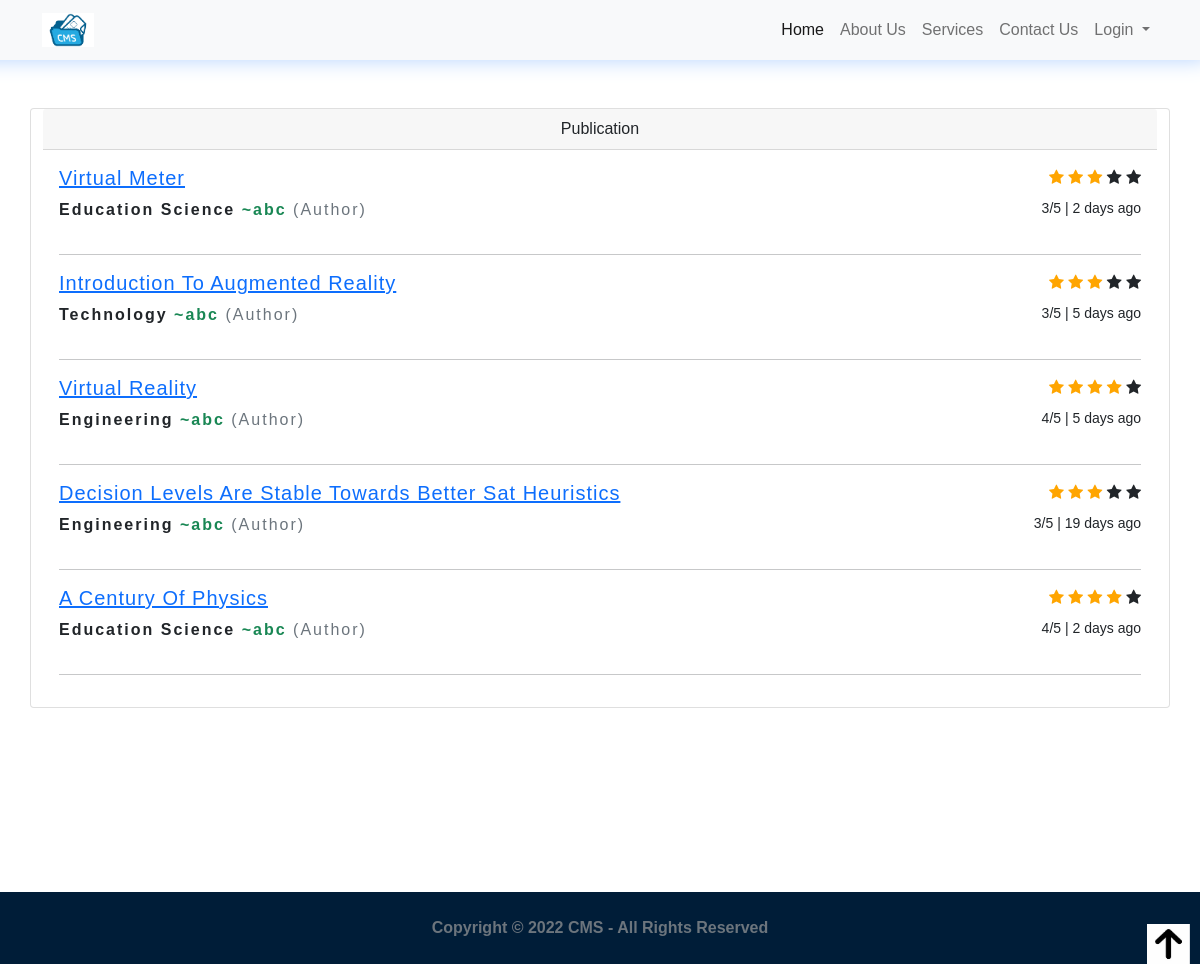
/view-publish/, run on an earlier commit of the app's database.
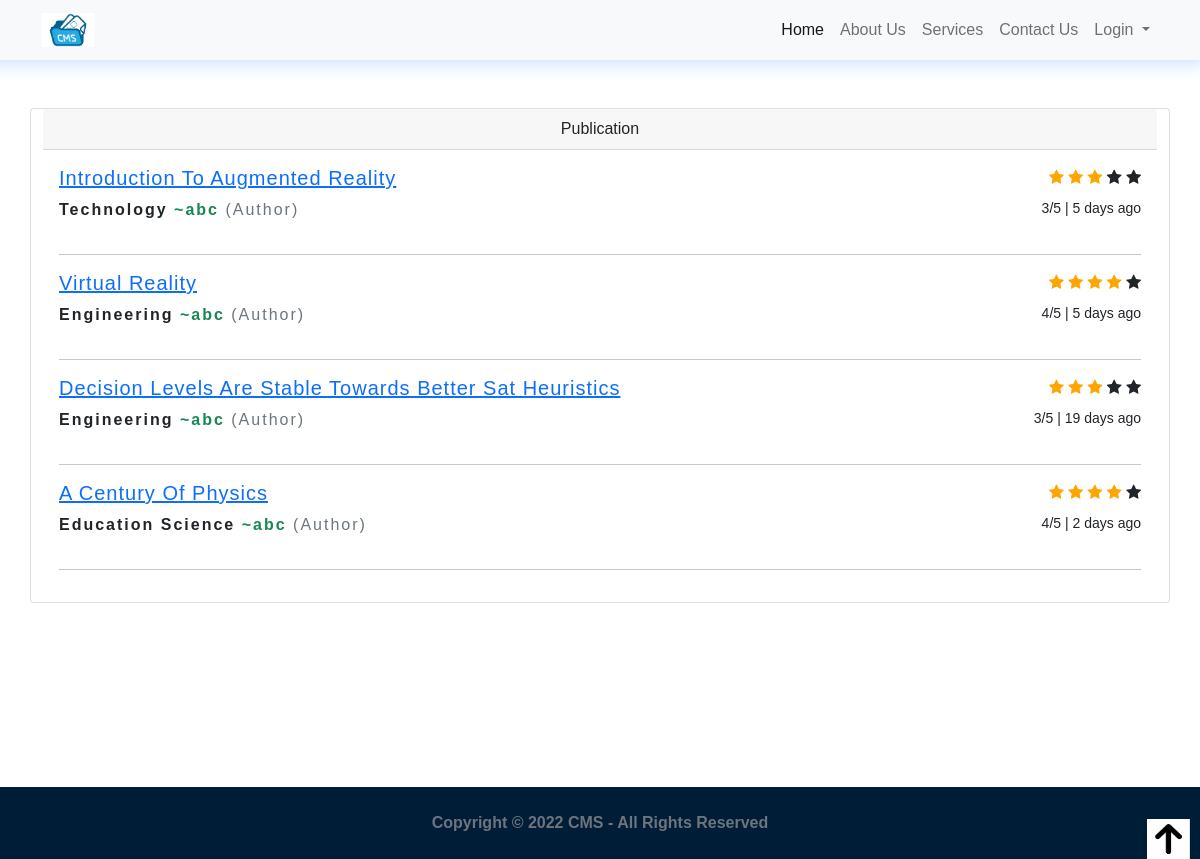
And on a later commit of the database.
### core/models.py (models this page shows, shortened)
class Paper(models.Model):
	title = models.CharField(max_length=100)
	description = models.CharField(max_length=200)
	status = models.CharField(max_length=30,default='Submitted')
	file = models.FileField(upload_to='author_files/',validators=(validate_is_pdf,)) # taking files from author
	user = models.ForeignKey(User, on_delete=models.CASCADE)
	remarks = models.CharField(max_length=255,default='No-Remark')
	rating = models.IntegerField(default=0)
	created_on = models.DateTimeField(auto_now_add=True)
	review_date = models.DateTimeField(null=True)
	review_by = models.IntegerField(null=True)
	is_review_submit = models.BooleanField(default=False)
	class Meta:
		ordering = ['-created_on']

### accounts/models.py (models this page shows, shortened)
class User(AbstractUser):
    picture = models.ImageField(upload_to='profile_pictures', null=True, blank=True)
    full_name = models.CharField(max_length=100, help_text='Help people discover your account by using the name you\'re known by: either your full name, nickname, or business name.')
    email = models.EmailField(unique=True)
    bio = models.TextField(null=True, blank=True, help_text='Provide your personal information, even if the account is used for a business, a pet or something else. This won\'t be a part of your public profile.')
    mobile = models.CharField(max_length=12, null=True, blank=True,unique=True)
    address = models.CharField(max_length=100,null=True,blank=True)
    city = models.CharField(max_length=50,null=True,blank=True)
    gender = models.CharField(max_length=10, choices=GENDER_CHOICES, null=True, blank=True)
    is_private_account = models.BooleanField(default=False)
    created_on = models.DateTimeField(auto_now_add=True)
    first_name = None
    last_name = None
    username = None
    USERNAME_FIELD = 'email'
    REQUIRED_FIELDS = ['full_name']
    objects = CustomUserManager()

### core/views.py (the view)
# urls.py: path('view-publish/',Publish.as_view(),name='publish_view'),
class Publish(View):
	template_name='core/home/publish.html'
	def get(self,request):
		obj=Paper.objects.filter(status="Approved")
		if obj.exists():
			delta=[]
			for i in obj:
				delta.append((datetime.now().date()-i.review_date.date()).days)
			context={'mylist': zip(obj, delta)}
			return render(request,self.template_name,context)
		messages.error(request,"No Paper Yet !",extra_tags="error")
		return render(request,self.template_name)

### core/templates/core/home/publish.html (shortened to what this page needs)
{% extends 'core/home/base.html'%}
{% load static %}
 {% block content %}
  <div class="container my-5">
    <div class="row my-4">
      <div class="card ">
        <div class="card-header text-center">
          Publication
        </div>
        <div class="card-body">
          {% for obj,day in mylist %}
            {% if obj.rating >= 2 %}
            <div class="d-flex w-100 justify-content-between">
              <h6 class=" lead" style="letter-spacing: 1px;">
                <strong>
                  <a href="{{ obj.file.url }}">{{obj.title|title}}</a>
                 </strong>
              </h6>
              <div><span class="fa fa-star {% if obj.rating >= 1 %} checked {% endif %}"></span>
                <span class="fa fa-star {% if obj.rating >= 2 %} checked {% endif %}"></span>
                <span class="fa fa-star {% if obj.rating >= 3 %} checked {% endif %}"></span>
                <span class="fa fa-star {% if obj.rating >= 4 %} checked {% endif %}"></span>
                <span class="fa fa-star {% if obj.rating >= 5 %} checked {% endif %}"></span>
              </div>
            </div>
            <div class="d-flex w-100 justify-content-between">
              <p class="card-text" style="letter-spacing: 2px;"><span class=" fw-bold text-bold  fs-6">{{obj.description}}</span><span class="text-success fw-bold fs-7"> ~{{obj.user.full_name}}</span><span class="text-muted"> (Author)</span>
              </p>
              <small>{{obj.rating}}/5 | {{day}} days ago  </small>
            </div>
            <hr>
            {% endif %}
          {% endfor %}
        </div>
    </div>
    </div>
  </div>
  <div style="height:15vh;">
  </div>
 {% endblock%}

### core/templates/core/home/base.html (shortened to what this page needs)
{% load static %}
<!doctype html>
<html lang="en">
    <head>
        <link href="{% static 'styles/bootstrapmin.css'%}" rel="stylesheet">
        <link rel="stylesheet" href="https://cdn.jsdelivr.net/npm/bootstrap-icons@1.4.0/font/bootstrap-icons.css">
        <link rel="stylesheet" href="https://cdnjs.cloudflare.com/ajax/libs/font-awesome/4.7.0/css/font-awesome.min.css">
        <link rel="stylesheet" type="text/css" href="{% static 'styles/main1.css'%}" >
        <link rel="stylesheet" type="text/css" href="{% static 'styles/icon.css'%}">
    </head>
    <body class="fonts">
        <nav class="navbar navbar-expand-lg navbar-light bg-light navbar1 mb-0 ">
            <div class="container">
                <a class="navbar-brand" href="{% url 'home' %}"><img alt="Brand" style="max-width:52px;"  src="{% static 'image/img5.png' %}"></a>
                <div class="collapse navbar-collapse " id="navbarSupportedContent">
                    <ul class="navbar-nav">
                        <li class="nav-item">
                            <a class="nav-link active" aria-current="page" href="{% url 'home' %}">Home</a>
                        </li>
                        <li class="nav-item">
                            <a class="nav-link " aria-current="page" href="{% url 'home' %}#aboutPage">About Us</a>
                        </li>
                        <li class="nav-item">
                            <a class="nav-link" href="{% url 'home' %}#service">Services</a>
                        </li>
                        <li class="nav-item">
                            <a class="nav-link" href="{% url 'contact_view' %}">Contact Us</a>
                        </li>
                        <li class="nav-item dropdown">
                            <a class="nav-link dropdown-toggle" href="#" id="navbarDropdownMenuLink" role="button" data-bs-toggle="dropdown" aria-expanded="false">
                              Login
                            </a>
                      </li>
                    </ul>
                </div>
            </div>
        </nav>
          {% block content %}{% endblock %}
        <div class="container mb-3">
          <div class="row">
              <div><a href="#"><img src="{% static 'image/download .jpg'%}" class="scroll-top"></a></div>
          </div>
        </div>
          {% include 'components/footer.html' %}
    </body>
</html>

### core/templates/components/footer.html
<footer class="footer mt-auto  bg-light">
  <div class="container-fluid "  style="background-color:#001D38;">
    <div class="row">
          <div class="col-sm-6 py-4 mx-auto text-center" style="width:auto"><span class="text-muted"><strong>Copyright &copy; 2022 CMS - All Rights Reserved </strong></span>
          </div>
    </div>
  </div>
</footer>

### core/static/styles/main1.css (style rules this page uses)
.scroll-top { position: fixed; bottom:0px; right: 10px; width: 43px; height: 40px; color: blueviolet; z-index: 100; }
.navbar1 { box-shadow: -13px -20px 20px 20px #b5d3ff; position: sticky; width: 100%; z-index: 1000; top: 0px; }

### core/templates/core/home/base.html (style rules this page uses)
.checked { color: orange; }

What changed in the data, as far as the page shows it:
removed Paper: title "Virtual Meter", description "Education Science", user.full_name "abc", rating "3", review_by "2"
